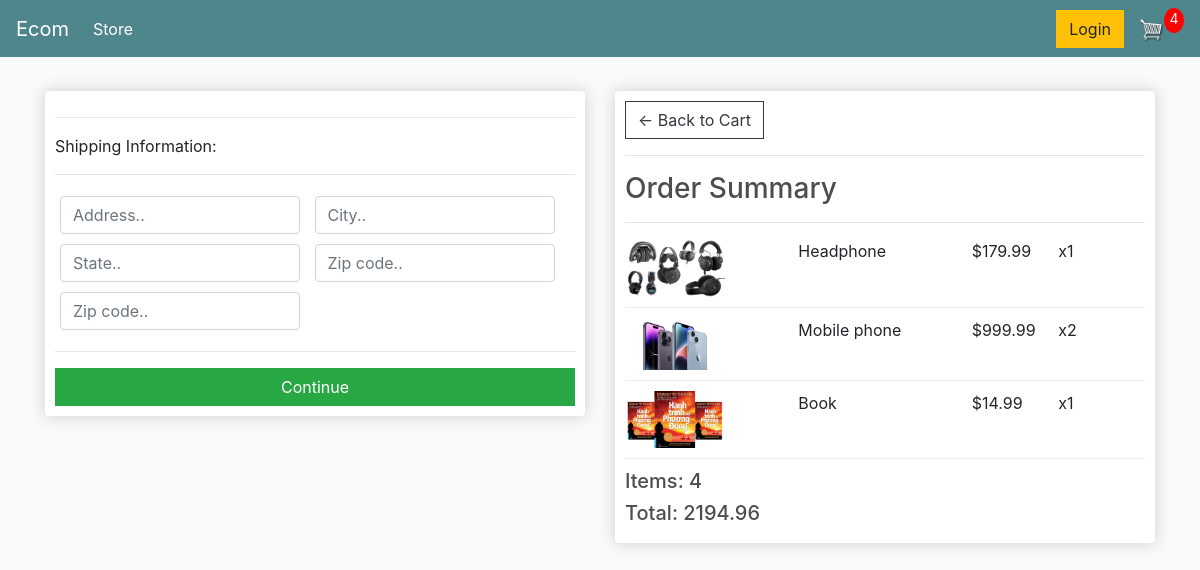
Screenshot of /checkout/ (signed in) with the database file from the repository.
### store/models.py (models this page shows, shortened)
class OrderItem(models.Model):
    product = models.ForeignKey(Product, on_delete=models.SET_NULL, null=True)
    order = models.ForeignKey(Order, on_delete=models.SET_NULL, null=True)
    quantity = models.IntegerField(default=0, null=True, blank=True)
    date_added = models.DateTimeField(auto_now_add=True)
    @property
    def get_total(self):
        total = self.product.price * self.quantity
        return total

class Product(models.Model):
    name = models.CharField(max_length=200)
    price = models.DecimalField(max_digits=7, decimal_places=2)
    image = models.ImageField(null=True, blank=True)
    digital = models.BooleanField(default=False, null=True, blank=True)
    @property
    def imageURL(self):
        try:
            url = self.image.url
        except:
            url = ""
        return url

class Order(models.Model):
    customer = models.ForeignKey(Customer, on_delete=models.SET_NULL, null=True, blank=True)
    date_ordered = models.DateTimeField(auto_now_add=True)
    complete = models.BooleanField(default=False)
    transaction_id = models.CharField(max_length=100, null=True)
    @property
    def get_cart_total(self):
        orderitems = self.orderitem_set.all()
        total = sum([item.get_total for item in orderitems])
        return total
    @property
    def get_cart_items(self):
        orderitems = self.orderitem_set.all()
        total = sum([item.quantity for item in orderitems])
        return total
    @property
    def shipping(self):
        shipping = False
        orderitems = self.orderitem_set.all()
        for i in orderitems:
            if i.product.digital == False:
                shipping = True
        return shipping

### store/views.py (the view)
# urls.py: path("checkout/", views.checkout, name="checkout"),
def checkout(request):
    if request.user.is_authenticated:
        customer = request.user.customer
        order, created = Order.objects.get_or_create(customer=customer, complete=False)
        items = order.orderitem_set.all()
        cartItems = order.get_cart_items
    else:
        items = []
        order = {"get_cart_total": 0, "get_cart_items": 0}
        cartItems = order['get_cart_items']
    context = {"items": items, "order": order, "cartItems": cartItems, "shipping": False}
    return render(request, "store/checkout.html", context)

### store/templates/store/checkout.html (shortened to what this page needs)
{% extends "store/main.html" %}
{% load static %}
{% block content %}
<div class="row">
    <div class="col-lg-6">
        <div class="box-element" id="form-wrapper">
            <form id="form">
                <div id="shipping-info">
                    <hr>
                    <p>Shipping Information:</p>
                    <hr>
                    <div class="form-field">
                        <input class="form-control" type="text" name="address" placeholder="Address..">
                    </div>
                    <div class="form-field">
                        <input class="form-control" type="text" name="city" placeholder="City..">
                    </div>
                    <div class="form-field">
                        <input class="form-control" type="text" name="state" placeholder="State..">
                    </div>
                    <div class="form-field">
                        <input class="form-control" type="text" name="zipcode" placeholder="Zip code..">
                    </div>
                    <div class="form-field">
                        <input class="form-control" type="text" name="country" placeholder="Zip code..">
                    </div>
                </div>
                <hr>
                <input id="form-button" class="btn btn-success btn-block" type="submit" value="Continue">
            </form>
        </div>
        <br>
    </div>
    <div class="col-lg-6">
        <div class="box-element">
            <a  class="btn btn-outline-dark" href="{% url 'cart' %}">&#x2190; Back to Cart</a>
            <hr>
            <h3>Order Summary</h3>
            <hr>
            {% for item in items %}
            <div class="cart-row">
                <div style="flex:2"><img class="row-image" src="{{item.product.imageURL}}"></div>
                <div style="flex:2"><p>{{item.product.name}}</p></div>
                <div style="flex:1"><p>${{item.product.price|floatformat:2}}</p></div>
                <div style="flex:1"><p>x{{item.quantity}}</p></div>
            </div>
            {% endfor %}
            <h5>Items: {{order.get_cart_items}}</h5>
            <h5>Total: {{order.get_cart_total|floatformat:2}}</h5>
        </div>
    </div>
</div>
{% endblock %}

### static/css/main.css (style rules this page uses)
body { background-color: hsl(0, 0%, 98%); }
h1,h2,h3,h4,h5,h6 { color:hsl(0, 0%, 30%); }
.box-element { box-shadow:hsl(0, 0%, 80%) 0 0 16px; background-color: #fff; border-radius: 4px; padding: 10px; }
.col-lg-4, .col-lg-6, .col-lg-8, .col-lg-12 { margin-top: 10px; }
.btn { border-radius: 0; }
.row-image { width: 100px; }
.form-field { width:250px; display: inline-block; padding: 5px; }
.cart-row { display: flex; align-items: flex-stretch; padding-bottom: 10px; margin-bottom: 10px; border-bottom: 1px solid #ececec; }

### rows the page displays
OrderItem: product.imageURL (picture), product.name "Headphone", product.price "179.99", quantity "1"
OrderItem: product.imageURL (picture), product.name "Mobile phone", product.price "999.99", quantity "2"
OrderItem: product.imageURL (picture), product.name "Book", product.price "14.99", quantity "1"
Order: get_cart_items "4", get_cart_total "2194.96"

### other values shown
{{ cartItems }} "4"
